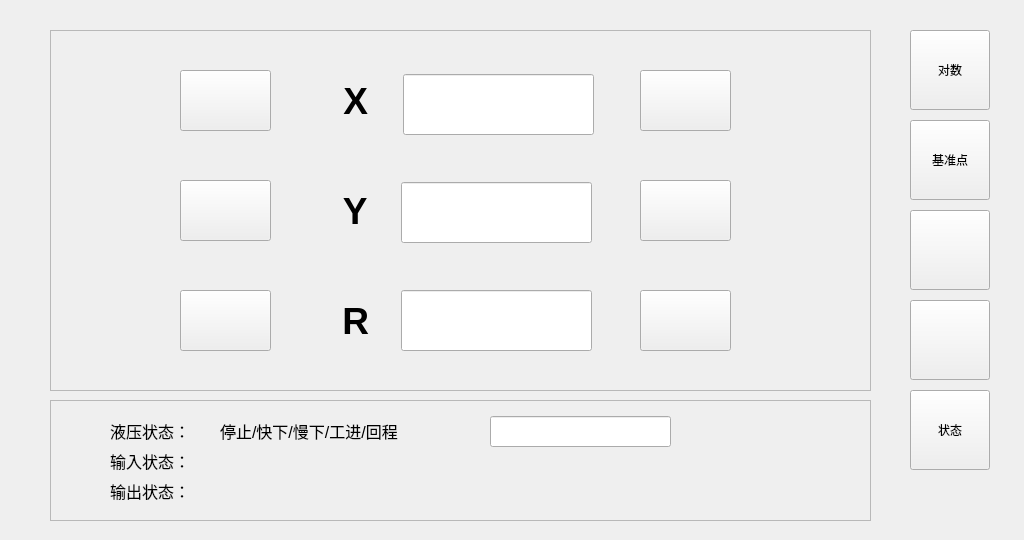
<?xml version="1.0" encoding="UTF-8"?>
<ui version="4.0">
 <class>Manual</class>
 <widget class="QWidget" name="Manual">
  <property name="geometry">
   <rect>
    <x>0</x>
    <y>0</y>
    <width>1024</width>
    <height>540</height>
   </rect>
  </property>
  <property name="cursor">
   <cursorShape>ArrowCursor</cursorShape>
  </property>
  <property name="windowTitle">
   <string>Form</string>
  </property>
  <widget class="QPushButton" name="pushButton_B6_4">
   <property name="geometry">
    <rect>
     <x>910</x>
     <y>210</y>
     <width>80</width>
     <height>80</height>
    </rect>
   </property>
   <property name="text">
    <string/>
   </property>
  </widget>
  <widget class="QPushButton" name="pushButton_B6_7">
   <property name="geometry">
    <rect>
     <x>910</x>
     <y>390</y>
     <width>80</width>
     <height>80</height>
    </rect>
   </property>
   <property name="text">
    <string>状态</string>
   </property>
  </widget>
  <widget class="QPushButton" name="pushButton_Adjust">
   <property name="geometry">
    <rect>
     <x>910</x>
     <y>30</y>
     <width>80</width>
     <height>80</height>
    </rect>
   </property>
   <property name="text">
    <string>对数</string>
   </property>
  </widget>
  <widget class="QPushButton" name="pushButton_B6_3">
   <property name="geometry">
    <rect>
     <x>910</x>
     <y>120</y>
     <width>80</width>
     <height>80</height>
    </rect>
   </property>
   <property name="text">
    <string>基准点</string>
   </property>
  </widget>
  <widget class="QPushButton" name="pushButton_B6_6">
   <property name="geometry">
    <rect>
     <x>910</x>
     <y>300</y>
     <width>80</width>
     <height>80</height>
    </rect>
   </property>
   <property name="text">
    <string/>
   </property>
  </widget>
  <widget class="QFrame" name="frame">
   <property name="geometry">
    <rect>
     <x>50</x>
     <y>30</y>
     <width>821</width>
     <height>361</height>
    </rect>
   </property>
   <property name="frameShape">
    <enum>QFrame::StyledPanel</enum>
   </property>
   <property name="frameShadow">
    <enum>QFrame::Raised</enum>
   </property>
   <widget class="QPushButton" name="pushButton_M_XForWard">
    <property name="geometry">
     <rect>
      <x>590</x>
      <y>40</y>
      <width>91</width>
      <height>61</height>
     </rect>
    </property>
    <property name="text">
     <string/>
    </property>
    <property name="icon">
     <iconset resource="A66-appsrc.qrc">
      <normaloff>:/ico/ICO/P1-ADD.png</normaloff>:/ico/ICO/P1-ADD.png</iconset>
    </property>
    <property name="iconSize">
     <size>
      <width>56</width>
      <height>56</height>
     </size>
    </property>
   </widget>
   <widget class="QPushButton" name="pushButton_M_YBack">
    <property name="geometry">
     <rect>
      <x>130</x>
      <y>150</y>
      <width>91</width>
      <height>61</height>
     </rect>
    </property>
    <property name="text">
     <string/>
    </property>
    <property name="icon">
     <iconset resource="A66-appsrc.qrc">
      <normaloff>:/ico/ICO/P1-DEC.png</normaloff>:/ico/ICO/P1-DEC.png</iconset>
    </property>
    <property name="iconSize">
     <size>
      <width>56</width>
      <height>56</height>
     </size>
    </property>
   </widget>
   <widget class="QToolButton" name="toolButton_R">
    <property name="geometry">
     <rect>
      <x>250</x>
      <y>270</y>
      <width>101</width>
      <height>41</height>
     </rect>
    </property>
    <property name="font">
     <font>
      <pointsize>28</pointsize>
      <weight>75</weight>
      <bold>true</bold>
     </font>
    </property>
    <property name="text">
     <string> R</string>
    </property>
    <property name="icon">
     <iconset resource="A66-appsrc.qrc">
      <normaloff>:/ico/ICO/P1-START.png</normaloff>:/ico/ICO/P1-START.png</iconset>
    </property>
    <property name="iconSize">
     <size>
      <width>30</width>
      <height>30</height>
     </size>
    </property>
    <property name="toolButtonStyle">
     <enum>Qt::ToolButtonTextBesideIcon</enum>
    </property>
    <property name="autoRaise">
     <bool>true</bool>
    </property>
   </widget>
   <widget class="QPushButton" name="pushButton_M_RForWard">
    <property name="geometry">
     <rect>
      <x>590</x>
      <y>260</y>
      <width>91</width>
      <height>61</height>
     </rect>
    </property>
    <property name="text">
     <string/>
    </property>
    <property name="icon">
     <iconset resource="A66-appsrc.qrc">
      <normaloff>:/ico/ICO/P1-ADD.png</normaloff>:/ico/ICO/P1-ADD.png</iconset>
    </property>
    <property name="iconSize">
     <size>
      <width>56</width>
      <height>56</height>
     </size>
    </property>
   </widget>
   <widget class="QToolButton" name="toolButton_X">
    <property name="geometry">
     <rect>
      <x>250</x>
      <y>50</y>
      <width>101</width>
      <height>41</height>
     </rect>
    </property>
    <property name="font">
     <font>
      <pointsize>28</pointsize>
      <weight>75</weight>
      <bold>true</bold>
     </font>
    </property>
    <property name="text">
     <string> X</string>
    </property>
    <property name="icon">
     <iconset resource="A66-appsrc.qrc">
      <normaloff>:/ico/ICO/P1-START.png</normaloff>:/ico/ICO/P1-START.png</iconset>
    </property>
    <property name="iconSize">
     <size>
      <width>30</width>
      <height>30</height>
     </size>
    </property>
    <property name="toolButtonStyle">
     <enum>Qt::ToolButtonTextBesideIcon</enum>
    </property>
    <property name="autoRaise">
     <bool>true</bool>
    </property>
   </widget>
   <widget class="QToolButton" name="toolButton_Y">
    <property name="geometry">
     <rect>
      <x>250</x>
      <y>160</y>
      <width>101</width>
      <height>41</height>
     </rect>
    </property>
    <property name="font">
     <font>
      <pointsize>28</pointsize>
      <weight>75</weight>
      <bold>true</bold>
     </font>
    </property>
    <property name="text">
     <string> Y</string>
    </property>
    <property name="icon">
     <iconset resource="A66-appsrc.qrc">
      <normaloff>:/ico/ICO/P1-START.png</normaloff>:/ico/ICO/P1-START.png</iconset>
    </property>
    <property name="iconSize">
     <size>
      <width>30</width>
      <height>30</height>
     </size>
    </property>
    <property name="toolButtonStyle">
     <enum>Qt::ToolButtonTextBesideIcon</enum>
    </property>
    <property name="autoRaise">
     <bool>true</bool>
    </property>
   </widget>
   <widget class="QPushButton" name="pushButton_M_RBack">
    <property name="geometry">
     <rect>
      <x>130</x>
      <y>260</y>
      <width>91</width>
      <height>61</height>
     </rect>
    </property>
    <property name="text">
     <string/>
    </property>
    <property name="icon">
     <iconset resource="A66-appsrc.qrc">
      <normaloff>:/ico/ICO/P1-DEC.png</normaloff>:/ico/ICO/P1-DEC.png</iconset>
    </property>
    <property name="iconSize">
     <size>
      <width>56</width>
      <height>56</height>
     </size>
    </property>
   </widget>
   <widget class="QPushButton" name="pushButton_M_XBack">
    <property name="geometry">
     <rect>
      <x>130</x>
      <y>40</y>
      <width>91</width>
      <height>61</height>
     </rect>
    </property>
    <property name="text">
     <string/>
    </property>
    <property name="icon">
     <iconset resource="A66-appsrc.qrc">
      <normaloff>:/ico/ICO/P1-DEC.png</normaloff>:/ico/ICO/P1-DEC.png</iconset>
    </property>
    <property name="iconSize">
     <size>
      <width>56</width>
      <height>56</height>
     </size>
    </property>
   </widget>
   <widget class="QLineEdit" name="lineEdit_ManualR">
    <property name="geometry">
     <rect>
      <x>351</x>
      <y>260</y>
      <width>191</width>
      <height>61</height>
     </rect>
    </property>
    <property name="font">
     <font>
      <pointsize>18</pointsize>
     </font>
    </property>
    <property name="text">
     <string/>
    </property>
    <property name="dragEnabled">
     <bool>false</bool>
    </property>
    <property name="readOnly">
     <bool>true</bool>
    </property>
    <property name="cursorMoveStyle">
     <enum>Qt::LogicalMoveStyle</enum>
    </property>
   </widget>
   <widget class="QPushButton" name="pushButton_M_YForWard">
    <property name="geometry">
     <rect>
      <x>590</x>
      <y>150</y>
      <width>91</width>
      <height>61</height>
     </rect>
    </property>
    <property name="text">
     <string/>
    </property>
    <property name="icon">
     <iconset resource="A66-appsrc.qrc">
      <normaloff>:/ico/ICO/P1-ADD.png</normaloff>:/ico/ICO/P1-ADD.png</iconset>
    </property>
    <property name="iconSize">
     <size>
      <width>56</width>
      <height>56</height>
     </size>
    </property>
   </widget>
   <widget class="QLabel" name="label_Y">
    <property name="geometry">
     <rect>
      <x>60</x>
      <y>170</y>
      <width>51</width>
      <height>31</height>
     </rect>
    </property>
    <property name="text">
     <string/>
    </property>
   </widget>
   <widget class="QLabel" name="label_X">
    <property name="geometry">
     <rect>
      <x>60</x>
      <y>60</y>
      <width>51</width>
      <height>30</height>
     </rect>
    </property>
    <property name="text">
     <string/>
    </property>
   </widget>
   <widget class="QLineEdit" name="lineEdit_ManualX">
    <property name="geometry">
     <rect>
      <x>353</x>
      <y>44</y>
      <width>191</width>
      <height>61</height>
     </rect>
    </property>
    <property name="font">
     <font>
      <pointsize>18</pointsize>
     </font>
    </property>
    <property name="text">
     <string/>
    </property>
    <property name="dragEnabled">
     <bool>false</bool>
    </property>
    <property name="readOnly">
     <bool>true</bool>
    </property>
    <property name="cursorMoveStyle">
     <enum>Qt::LogicalMoveStyle</enum>
    </property>
   </widget>
   <widget class="QLineEdit" name="lineEdit_ManualY">
    <property name="geometry">
     <rect>
      <x>351</x>
      <y>152</y>
      <width>191</width>
      <height>61</height>
     </rect>
    </property>
    <property name="font">
     <font>
      <pointsize>18</pointsize>
     </font>
    </property>
    <property name="text">
     <string/>
    </property>
    <property name="dragEnabled">
     <bool>false</bool>
    </property>
    <property name="readOnly">
     <bool>true</bool>
    </property>
    <property name="cursorMoveStyle">
     <enum>Qt::LogicalMoveStyle</enum>
    </property>
   </widget>
  </widget>
  <widget class="QFrame" name="frame_State">
   <property name="geometry">
    <rect>
     <x>50</x>
     <y>400</y>
     <width>821</width>
     <height>121</height>
    </rect>
   </property>
   <property name="frameShape">
    <enum>QFrame::StyledPanel</enum>
   </property>
   <property name="frameShadow">
    <enum>QFrame::Sunken</enum>
   </property>
   <widget class="QLabel" name="label">
    <property name="geometry">
     <rect>
      <x>60</x>
      <y>20</y>
      <width>101</width>
      <height>21</height>
     </rect>
    </property>
    <property name="font">
     <font>
      <pointsize>12</pointsize>
     </font>
    </property>
    <property name="text">
     <string>液压状态：</string>
    </property>
   </widget>
   <widget class="QLabel" name="label_2">
    <property name="geometry">
     <rect>
      <x>60</x>
      <y>50</y>
      <width>101</width>
      <height>21</height>
     </rect>
    </property>
    <property name="font">
     <font>
      <pointsize>12</pointsize>
     </font>
    </property>
    <property name="text">
     <string>输入状态：</string>
    </property>
   </widget>
   <widget class="QLabel" name="label_3">
    <property name="geometry">
     <rect>
      <x>60</x>
      <y>80</y>
      <width>101</width>
      <height>21</height>
     </rect>
    </property>
    <property name="font">
     <font>
      <pointsize>12</pointsize>
     </font>
    </property>
    <property name="text">
     <string>输出状态：</string>
    </property>
   </widget>
   <widget class="QLabel" name="label_OUT1">
    <property name="geometry">
     <rect>
      <x>170</x>
      <y>80</y>
      <width>21</width>
      <height>21</height>
     </rect>
    </property>
    <property name="text">
     <string/>
    </property>
    <property name="pixmap">
     <pixmap resource="A66-appsrc.qrc">:/ico/ICO/P1-LAMP.png</pixmap>
    </property>
    <property name="scaledContents">
     <bool>true</bool>
    </property>
   </widget>
   <widget class="QLabel" name="label_OUT2">
    <property name="geometry">
     <rect>
      <x>200</x>
      <y>80</y>
      <width>21</width>
      <height>21</height>
     </rect>
    </property>
    <property name="text">
     <string/>
    </property>
    <property name="pixmap">
     <pixmap resource="A66-appsrc.qrc">:/ico/ICO/P1-LAMP.png</pixmap>
    </property>
    <property name="scaledContents">
     <bool>true</bool>
    </property>
   </widget>
   <widget class="QLabel" name="label_OUT3">
    <property name="geometry">
     <rect>
      <x>230</x>
      <y>80</y>
      <width>21</width>
      <height>21</height>
     </rect>
    </property>
    <property name="text">
     <string/>
    </property>
    <property name="pixmap">
     <pixmap resource="A66-appsrc.qrc">:/ico/ICO/P1-LAMP.png</pixmap>
    </property>
    <property name="scaledContents">
     <bool>true</bool>
    </property>
   </widget>
   <widget class="QLabel" name="label_OUT4">
    <property name="geometry">
     <rect>
      <x>260</x>
      <y>80</y>
      <width>21</width>
      <height>21</height>
     </rect>
    </property>
    <property name="text">
     <string/>
    </property>
    <property name="pixmap">
     <pixmap resource="A66-appsrc.qrc">:/ico/ICO/P1-LAMP.png</pixmap>
    </property>
    <property name="scaledContents">
     <bool>true</bool>
    </property>
   </widget>
   <widget class="QLabel" name="label_OUT8">
    <property name="geometry">
     <rect>
      <x>380</x>
      <y>80</y>
      <width>21</width>
      <height>21</height>
     </rect>
    </property>
    <property name="text">
     <string/>
    </property>
    <property name="pixmap">
     <pixmap resource="A66-appsrc.qrc">:/ico/ICO/P1-LAMP.png</pixmap>
    </property>
    <property name="scaledContents">
     <bool>true</bool>
    </property>
   </widget>
   <widget class="QLabel" name="label_OUT5">
    <property name="geometry">
     <rect>
      <x>290</x>
      <y>80</y>
      <width>21</width>
      <height>21</height>
     </rect>
    </property>
    <property name="text">
     <string/>
    </property>
    <property name="pixmap">
     <pixmap resource="A66-appsrc.qrc">:/ico/ICO/P1-LAMP.png</pixmap>
    </property>
    <property name="scaledContents">
     <bool>true</bool>
    </property>
   </widget>
   <widget class="QLabel" name="label_OUT6">
    <property name="geometry">
     <rect>
      <x>320</x>
      <y>80</y>
      <width>21</width>
      <height>21</height>
     </rect>
    </property>
    <property name="text">
     <string/>
    </property>
    <property name="pixmap">
     <pixmap resource="A66-appsrc.qrc">:/ico/ICO/P1-LAMP.png</pixmap>
    </property>
    <property name="scaledContents">
     <bool>true</bool>
    </property>
   </widget>
   <widget class="QLabel" name="label_OUT7">
    <property name="geometry">
     <rect>
      <x>350</x>
      <y>80</y>
      <width>21</width>
      <height>21</height>
     </rect>
    </property>
    <property name="text">
     <string/>
    </property>
    <property name="pixmap">
     <pixmap resource="A66-appsrc.qrc">:/ico/ICO/P1-LAMP.png</pixmap>
    </property>
    <property name="scaledContents">
     <bool>true</bool>
    </property>
   </widget>
   <widget class="QLabel" name="label_13">
    <property name="geometry">
     <rect>
      <x>620</x>
      <y>80</y>
      <width>21</width>
      <height>21</height>
     </rect>
    </property>
    <property name="text">
     <string/>
    </property>
    <property name="pixmap">
     <pixmap resource="A66-appsrc.qrc">:/ico/ICO/P1-LAMP.png</pixmap>
    </property>
    <property name="scaledContents">
     <bool>true</bool>
    </property>
   </widget>
   <widget class="QLabel" name="label_14">
    <property name="geometry">
     <rect>
      <x>530</x>
      <y>80</y>
      <width>21</width>
      <height>21</height>
     </rect>
    </property>
    <property name="text">
     <string/>
    </property>
    <property name="pixmap">
     <pixmap resource="A66-appsrc.qrc">:/ico/ICO/P1-LAMP.png</pixmap>
    </property>
    <property name="scaledContents">
     <bool>true</bool>
    </property>
   </widget>
   <widget class="QLabel" name="label_15">
    <property name="geometry">
     <rect>
      <x>590</x>
      <y>80</y>
      <width>21</width>
      <height>21</height>
     </rect>
    </property>
    <property name="text">
     <string/>
    </property>
    <property name="pixmap">
     <pixmap resource="A66-appsrc.qrc">:/ico/ICO/P1-LAMP.png</pixmap>
    </property>
    <property name="scaledContents">
     <bool>true</bool>
    </property>
   </widget>
   <widget class="QLabel" name="label_16">
    <property name="geometry">
     <rect>
      <x>440</x>
      <y>80</y>
      <width>21</width>
      <height>21</height>
     </rect>
    </property>
    <property name="text">
     <string/>
    </property>
    <property name="pixmap">
     <pixmap resource="A66-appsrc.qrc">:/ico/ICO/P1-LAMP.png</pixmap>
    </property>
    <property name="scaledContents">
     <bool>true</bool>
    </property>
   </widget>
   <widget class="QLabel" name="label_17">
    <property name="geometry">
     <rect>
      <x>470</x>
      <y>80</y>
      <width>21</width>
      <height>21</height>
     </rect>
    </property>
    <property name="text">
     <string/>
    </property>
    <property name="pixmap">
     <pixmap resource="A66-appsrc.qrc">:/ico/ICO/P1-LAMP.png</pixmap>
    </property>
    <property name="scaledContents">
     <bool>true</bool>
    </property>
   </widget>
   <widget class="QLabel" name="label_18">
    <property name="geometry">
     <rect>
      <x>650</x>
      <y>80</y>
      <width>21</width>
      <height>21</height>
     </rect>
    </property>
    <property name="text">
     <string/>
    </property>
    <property name="pixmap">
     <pixmap resource="A66-appsrc.qrc">:/ico/ICO/P1-LAMP.png</pixmap>
    </property>
    <property name="scaledContents">
     <bool>true</bool>
    </property>
   </widget>
   <widget class="QLabel" name="label_19">
    <property name="geometry">
     <rect>
      <x>560</x>
      <y>80</y>
      <width>21</width>
      <height>21</height>
     </rect>
    </property>
    <property name="text">
     <string/>
    </property>
    <property name="pixmap">
     <pixmap resource="A66-appsrc.qrc">:/ico/ICO/P1-LAMP.png</pixmap>
    </property>
    <property name="scaledContents">
     <bool>true</bool>
    </property>
   </widget>
   <widget class="QLabel" name="label_20">
    <property name="geometry">
     <rect>
      <x>500</x>
      <y>80</y>
      <width>21</width>
      <height>21</height>
     </rect>
    </property>
    <property name="text">
     <string/>
    </property>
    <property name="pixmap">
     <pixmap resource="A66-appsrc.qrc">:/ico/ICO/P1-LAMP.png</pixmap>
    </property>
    <property name="scaledContents">
     <bool>true</bool>
    </property>
   </widget>
   <widget class="QLabel" name="label_IN4">
    <property name="geometry">
     <rect>
      <x>260</x>
      <y>50</y>
      <width>21</width>
      <height>21</height>
     </rect>
    </property>
    <property name="text">
     <string/>
    </property>
    <property name="pixmap">
     <pixmap resource="A66-appsrc.qrc">:/ico/ICO/P1-LAMP.png</pixmap>
    </property>
    <property name="scaledContents">
     <bool>true</bool>
    </property>
   </widget>
   <widget class="QLabel" name="label_IN7">
    <property name="geometry">
     <rect>
      <x>350</x>
      <y>50</y>
      <width>21</width>
      <height>21</height>
     </rect>
    </property>
    <property name="text">
     <string/>
    </property>
    <property name="pixmap">
     <pixmap resource="A66-appsrc.qrc">:/ico/ICO/P1-LAMP.png</pixmap>
    </property>
    <property name="scaledContents">
     <bool>true</bool>
    </property>
   </widget>
   <widget class="QLabel" name="label_23">
    <property name="geometry">
     <rect>
      <x>440</x>
      <y>50</y>
      <width>21</width>
      <height>21</height>
     </rect>
    </property>
    <property name="text">
     <string/>
    </property>
    <property name="pixmap">
     <pixmap resource="A66-appsrc.qrc">:/ico/ICO/P1-LAMP.png</pixmap>
    </property>
    <property name="scaledContents">
     <bool>true</bool>
    </property>
   </widget>
   <widget class="QLabel" name="label_IN6">
    <property name="geometry">
     <rect>
      <x>320</x>
      <y>50</y>
      <width>21</width>
      <height>21</height>
     </rect>
    </property>
    <property name="text">
     <string/>
    </property>
    <property name="pixmap">
     <pixmap resource="A66-appsrc.qrc">:/ico/ICO/P1-LAMP.png</pixmap>
    </property>
    <property name="scaledContents">
     <bool>true</bool>
    </property>
   </widget>
   <widget class="QLabel" name="label_IN1">
    <property name="geometry">
     <rect>
      <x>170</x>
      <y>50</y>
      <width>21</width>
      <height>21</height>
     </rect>
    </property>
    <property name="text">
     <string/>
    </property>
    <property name="pixmap">
     <pixmap resource="A66-appsrc.qrc">:/ico/ICO/P1-LAMP.png</pixmap>
    </property>
    <property name="scaledContents">
     <bool>true</bool>
    </property>
   </widget>
   <widget class="QLabel" name="label_26">
    <property name="geometry">
     <rect>
      <x>560</x>
      <y>50</y>
      <width>21</width>
      <height>21</height>
     </rect>
    </property>
    <property name="text">
     <string/>
    </property>
    <property name="pixmap">
     <pixmap resource="A66-appsrc.qrc">:/ico/ICO/P1-LAMP.png</pixmap>
    </property>
    <property name="scaledContents">
     <bool>true</bool>
    </property>
   </widget>
   <widget class="QLabel" name="label_IN2">
    <property name="geometry">
     <rect>
      <x>200</x>
      <y>50</y>
      <width>21</width>
      <height>21</height>
     </rect>
    </property>
    <property name="text">
     <string/>
    </property>
    <property name="pixmap">
     <pixmap resource="A66-appsrc.qrc">:/ico/ICO/P1-LAMP.png</pixmap>
    </property>
    <property name="scaledContents">
     <bool>true</bool>
    </property>
   </widget>
   <widget class="QLabel" name="label_28">
    <property name="geometry">
     <rect>
      <x>470</x>
      <y>50</y>
      <width>21</width>
      <height>21</height>
     </rect>
    </property>
    <property name="text">
     <string/>
    </property>
    <property name="pixmap">
     <pixmap resource="A66-appsrc.qrc">:/ico/ICO/P1-LAMP.png</pixmap>
    </property>
    <property name="scaledContents">
     <bool>true</bool>
    </property>
   </widget>
   <widget class="QLabel" name="label_29">
    <property name="geometry">
     <rect>
      <x>590</x>
      <y>50</y>
      <width>21</width>
      <height>21</height>
     </rect>
    </property>
    <property name="text">
     <string/>
    </property>
    <property name="pixmap">
     <pixmap resource="A66-appsrc.qrc">:/ico/ICO/P1-LAMP.png</pixmap>
    </property>
    <property name="scaledContents">
     <bool>true</bool>
    </property>
   </widget>
   <widget class="QLabel" name="label_30">
    <property name="geometry">
     <rect>
      <x>620</x>
      <y>50</y>
      <width>21</width>
      <height>21</height>
     </rect>
    </property>
    <property name="text">
     <string/>
    </property>
    <property name="pixmap">
     <pixmap resource="A66-appsrc.qrc">:/ico/ICO/P1-LAMP.png</pixmap>
    </property>
    <property name="scaledContents">
     <bool>true</bool>
    </property>
   </widget>
   <widget class="QLabel" name="label_IN8">
    <property name="geometry">
     <rect>
      <x>380</x>
      <y>50</y>
      <width>21</width>
      <height>21</height>
     </rect>
    </property>
    <property name="text">
     <string/>
    </property>
    <property name="pixmap">
     <pixmap resource="A66-appsrc.qrc">:/ico/ICO/P1-LAMP.png</pixmap>
    </property>
    <property name="scaledContents">
     <bool>true</bool>
    </property>
   </widget>
   <widget class="QLabel" name="label_32">
    <property name="geometry">
     <rect>
      <x>500</x>
      <y>50</y>
      <width>21</width>
      <height>21</height>
     </rect>
    </property>
    <property name="text">
     <string/>
    </property>
    <property name="pixmap">
     <pixmap resource="A66-appsrc.qrc">:/ico/ICO/P1-LAMP.png</pixmap>
    </property>
    <property name="scaledContents">
     <bool>true</bool>
    </property>
   </widget>
   <widget class="QLabel" name="label_33">
    <property name="geometry">
     <rect>
      <x>650</x>
      <y>50</y>
      <width>21</width>
      <height>21</height>
     </rect>
    </property>
    <property name="text">
     <string/>
    </property>
    <property name="pixmap">
     <pixmap resource="A66-appsrc.qrc">:/ico/ICO/P1-LAMP.png</pixmap>
    </property>
    <property name="scaledContents">
     <bool>true</bool>
    </property>
   </widget>
   <widget class="QLabel" name="label_IN5">
    <property name="geometry">
     <rect>
      <x>290</x>
      <y>50</y>
      <width>21</width>
      <height>21</height>
     </rect>
    </property>
    <property name="text">
     <string/>
    </property>
    <property name="pixmap">
     <pixmap resource="A66-appsrc.qrc">:/ico/ICO/P1-LAMP.png</pixmap>
    </property>
    <property name="scaledContents">
     <bool>true</bool>
    </property>
   </widget>
   <widget class="QLabel" name="label_35">
    <property name="geometry">
     <rect>
      <x>530</x>
      <y>50</y>
      <width>21</width>
      <height>21</height>
     </rect>
    </property>
    <property name="text">
     <string/>
    </property>
    <property name="pixmap">
     <pixmap resource="A66-appsrc.qrc">:/ico/ICO/P1-LAMP.png</pixmap>
    </property>
    <property name="scaledContents">
     <bool>true</bool>
    </property>
   </widget>
   <widget class="QLabel" name="label_IN3">
    <property name="geometry">
     <rect>
      <x>230</x>
      <y>50</y>
      <width>21</width>
      <height>21</height>
     </rect>
    </property>
    <property name="text">
     <string/>
    </property>
    <property name="pixmap">
     <pixmap resource="A66-appsrc.qrc">:/ico/ICO/P1-LAMP.png</pixmap>
    </property>
    <property name="scaledContents">
     <bool>true</bool>
    </property>
   </widget>
   <widget class="QLabel" name="label_37">
    <property name="geometry">
     <rect>
      <x>170</x>
      <y>20</y>
      <width>231</width>
      <height>21</height>
     </rect>
    </property>
    <property name="font">
     <font>
      <pointsize>12</pointsize>
     </font>
    </property>
    <property name="text">
     <string>停止/快下/慢下/工进/回程</string>
    </property>
   </widget>
   <widget class="QLineEdit" name="lineEdit_RunState">
    <property name="geometry">
     <rect>
      <x>440</x>
      <y>16</y>
      <width>181</width>
      <height>31</height>
     </rect>
    </property>
    <property name="text">
     <string/>
    </property>
    <property name="readOnly">
     <bool>true</bool>
    </property>
   </widget>
  </widget>
 </widget>
 <resources>
  <include location="A66-appsrc.qrc"/>
 </resources>
 <connections/>
</ui>
